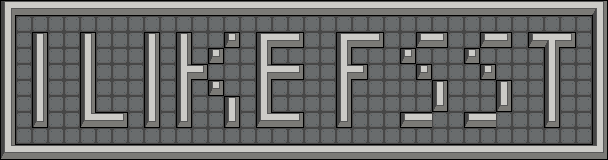

A 2D game scene composited from a Tiled map and its tileset images. What follows is a short description and the map's XML, with every tile layer's data as written:
An orthogonal 38x10 tile map with 16x16 px tiles, 2 tile layers (background, foreground) and 34 objects.

<map version="1.4" tiledversion="1.4.3" orientation="orthogonal" renderorder="right-down" width="38" height="10" tilewidth="16" tileheight="16" infinite="0" nextlayerid="5" nextobjectid="41">
 <tileset firstgid="1" source="MAP_map1.tsx" />
 <layer id="1" name="background" width="38" height="10">
  <data encoding="csv">
19,19,19,19,19,19,19,19,19,19,19,19,19,19,19,19,19,19,19,19,19,19,19,19,19,19,19,19,19,19,19,19,19,19,19,19,19,19,
19,19,19,19,19,19,19,19,19,19,19,19,19,19,19,19,19,19,19,19,19,19,19,19,19,19,19,19,19,19,19,19,19,19,19,19,19,19,
19,19,19,19,19,19,19,19,19,19,19,19,19,19,19,19,19,19,19,19,19,19,19,19,19,19,19,19,19,19,19,19,19,19,19,19,19,19,
19,19,19,19,19,19,19,19,19,19,19,19,19,19,19,19,19,19,19,19,19,19,19,19,19,19,19,19,19,19,19,19,19,19,19,19,19,19,
19,19,19,19,19,19,19,19,19,19,19,19,19,19,19,19,19,19,19,19,19,19,19,19,19,19,19,19,19,19,19,19,19,19,19,19,19,19,
19,19,19,19,19,19,19,19,19,19,19,19,19,19,19,19,19,19,19,19,19,19,19,19,19,19,19,19,19,19,19,19,19,19,19,19,19,19,
19,19,19,19,19,19,19,19,19,19,19,19,19,19,19,19,19,19,19,19,19,19,19,19,19,19,19,19,19,19,19,19,19,19,19,19,19,19,
19,19,19,19,19,19,19,19,19,19,19,19,19,19,19,19,19,19,19,19,19,19,19,19,19,19,19,19,19,19,19,19,19,19,19,19,19,19,
19,19,19,19,19,19,19,19,19,19,19,19,19,19,19,19,19,19,19,19,19,19,19,19,19,19,19,19,19,19,19,19,19,19,19,19,19,19,
19,19,19,19,19,19,19,19,19,19,19,19,19,19,19,19,19,19,19,19,19,19,19,19,19,19,19,19,19,19,19,19,19,19,19,19,19,19
</data>
 </layer>
 <layer id="2" name="foreground" width="38" height="10">
  <data encoding="csv">
1,11,11,11,11,11,11,11,11,11,11,11,11,11,11,11,11,11,11,11,11,11,11,11,11,11,11,11,11,11,11,11,11,11,11,11,11,2,
13,0,0,0,0,0,0,0,0,0,0,0,0,0,0,0,0,0,0,0,0,0,0,0,0,0,0,0,0,0,0,0,0,0,0,0,0,13,
13,0,9,0,0,9,0,0,0,9,0,9,0,0,15,0,1,11,12,0,0,1,11,12,0,0,10,12,0,0,10,12,0,10,4,12,0,13,
13,0,13,0,0,13,0,0,0,13,0,13,0,15,0,0,13,0,0,0,0,13,0,0,0,15,0,0,0,15,0,0,0,0,13,0,0,13,
13,0,13,0,0,13,0,0,0,13,0,3,12,0,0,0,3,11,12,0,0,3,12,0,0,0,15,0,0,0,15,0,0,0,13,0,0,13,
13,0,13,0,0,13,0,0,0,13,0,13,0,15,0,0,13,0,0,0,0,13,0,0,0,0,0,9,0,0,0,9,0,0,13,0,0,13,
13,0,13,0,0,13,0,0,0,13,0,13,0,0,9,0,13,0,0,0,0,13,0,0,0,0,0,17,0,0,0,17,0,0,13,0,0,13,
13,0,17,0,0,5,11,12,0,17,0,17,0,0,17,0,5,11,12,0,0,17,0,0,0,10,11,0,0,10,11,0,0,0,17,0,0,13,
13,0,0,0,0,0,0,0,0,0,0,0,0,0,0,0,0,0,0,0,0,0,0,0,0,0,0,0,0,0,0,0,0,0,0,0,0,13,
5,11,11,11,11,11,11,11,11,11,11,11,11,11,11,11,11,11,11,11,11,11,11,11,11,11,11,11,11,11,11,11,11,11,11,11,11,6
</data>
 </layer>
 <objectgroup id="3" name="collision">
  <object id="1" x="0" y="0" width="608" height="16" />
  <object id="2" x="0" y="144" width="608" height="16" />
  <object id="3" x="592" y="16" width="16" height="128" />
  <object id="4" x="0" y="16" width="16" height="128" />
  <object id="5" x="32" y="32" width="16" height="96" />
  <object id="6" x="80" y="32" width="16" height="96" />
  <object id="7" x="96" y="112" width="32" height="16" />
  <object id="8" x="144" y="32" width="16" height="96" />
  <object id="9" x="176" y="32" width="16" height="96" />
  <object id="10" x="192" y="64" width="16" height="16" />
  <object id="11" x="208" y="80" width="16" height="16" />
  <object id="12" x="224" y="96" width="16" height="32" />
  <object id="13" x="208" y="48" width="16" height="16" />
  <object id="14" x="224" y="32" width="16" height="16" />
  <object id="15" x="256" y="32" width="16" height="96" />
  <object id="16" x="272" y="32" width="32" height="16" />
  <object id="17" x="272" y="64" width="32" height="16" />
  <object id="18" x="272" y="112" width="32" height="16" />
  <object id="19" x="336" y="32" width="16" height="96" />
  <object id="20" x="352" y="32" width="32" height="16" />
  <object id="21" x="352" y="64" width="16" height="16" />
  <object id="22" x="416" y="32" width="32" height="16" />
  <object id="23" x="400" y="48" width="16" height="16" />
  <object id="24" x="416" y="64" width="16" height="16" />
  <object id="25" x="432" y="80" width="16" height="32" />
  <object id="26" x="400" y="112" width="32" height="16" />
  <object id="27" x="480" y="32" width="32" height="16" />
  <object id="28" x="464" y="48" width="16" height="16" />
  <object id="29" x="480" y="64" width="16" height="16" />
  <object id="30" x="496" y="80" width="16" height="32" />
  <object id="31" x="464" y="112" width="32" height="16" />
  <object id="34" x="528" y="32" width="48" height="16" />
  <object id="35" x="544" y="48" width="16" height="80" />
 </objectgroup>
 <objectgroup id="4" name="spawn">
  <object id="39" x="320" y="96" />
 </objectgroup>
</map>